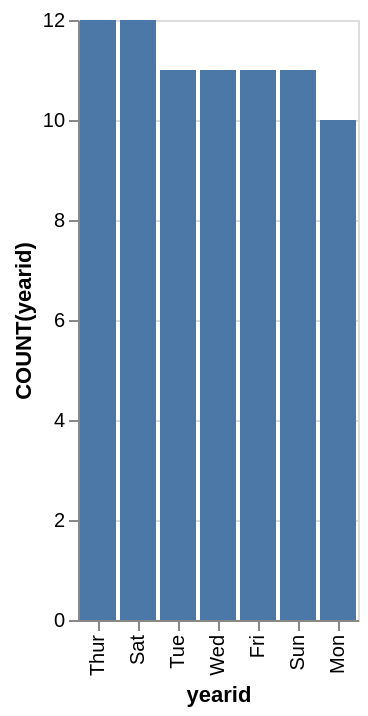

Write a Vega-Lite specification for this figure.
### Vega-Lite specification from a JSON file in a GitHub repository (floating-point values rounded to 4 significant figures)
{"data": {"values": [{"x_data": "Mon", "y_data": 10}, {"x_data": "Tue", "y_data": 11}, {"x_data": "Wed", "y_data": 11}, {"x_data": "Thur", "y_data": 12}, {"x_data": "Fri", "y_data": 11}, {"x_data": "Sat", "y_data": 12}, {"x_data": "Sun", "y_data": 11}]}, "mark": "bar", "encoding": {"x": {"field": "x_data", "type": "nominal", "title": "yearid", "sort": {"op": "sum", "field": "y_data", "order": "descending"}}, "y": {"field": "y_data", "type": "quantitative", "title": "COUNT(yearid)"}}}
